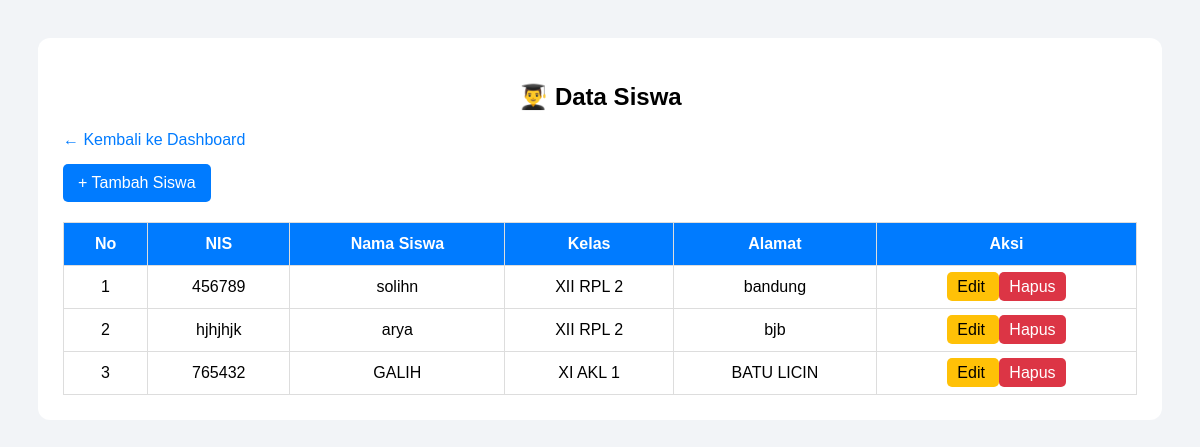
The app's page /absensi_siswa/siswa.php with its own data.
### tables this page shows
CREATE TABLE `siswa` (
  `id_siswa` int(11) NOT NULL,
  `nis` varchar(20) NOT NULL,
  `nama_siswa` varchar(100) NOT NULL,
  `id_kelas` int(11) NOT NULL,
  `alamat` text DEFAULT NULL
);

CREATE TABLE `kelas` (
  `id_kelas` int(11) NOT NULL,
  `nama_kelas` varchar(50) NOT NULL,
  `jurusan` varchar(50) NOT NULL
);

### absensi_siswa/siswa.php (the view, shortened to what this page needs)
<?php
include "koneksi.php";
$query = mysqli_query($koneksi, "
    SELECT siswa.*, kelas.nama_kelas
    FROM siswa
    LEFT JOIN kelas ON siswa.id_kelas = kelas.id_kelas
");
?>
<!DOCTYPE html>
<html lang="id">
<head>
</head>
<body>
<div class="container">
    <h2>👨‍🎓 Data Siswa</h2>
    <a href="dashboard.php" class="kembali">
        ← Kembali ke Dashboard
    </a>
    <br>
    <a href="tambah_siswa.php" class="tambah">
        + Tambah Siswa
    </a>
    <table>
        <tr>
            <th>No</th>
            <th>NIS</th>
            <th>Nama Siswa</th>
            <th>Kelas</th>
            <th>Alamat</th>
            <th>Aksi</th>
        </tr>
        <?php
        $no = 1;
        while ($data = mysqli_fetch_assoc($query)) {
        ?>
        <tr>
            <td><?= $no++; ?></td>
            <td><?= $data['nis']; ?></td>
            <td><?= $data['nama_siswa']; ?></td>
            <td><?= $data['nama_kelas']; ?></td>
            <td><?= $data['alamat']; ?></td>
            <td>
                <a href="edit_siswa.php?id=<?= $data['id_siswa']; ?>"
                   class="edit">
                    Edit
                </a>
                <a href="hapus_siswa.php?id=<?= $data['id_siswa']; ?>"
                   class="hapus"
                   onclick="return confirm('Yakin ingin menghapus siswa ini?')">
                    Hapus
                </a>
            </td>
        </tr>
        <?php } ?>
    </table>
</div>
</body>
</html>

### absensi_siswa/siswa.php (style rules this page uses)
body { font-family: Arial, sans-serif; background: #f2f4f7; padding: 30px; }
.container { background: white; padding: 25px; border-radius: 12px; overflow-x: auto; }
h2 { text-align: center; }
.tambah { display: inline-block; background: #007bff; color: white; padding: 10px 15px; border-radius: 5px; text-decoration: none; margin-top: 15px; }
table { width: 100%; border-collapse: collapse; margin-top: 20px; }
th, td { padding: 12px; border: 1px solid #ddd; text-align: center; }
th { background: #007bff; color: white; }
.edit { background: #ffc107; color: black; padding: 6px 10px; border-radius: 5px; text-decoration: none; }
.hapus { background: #dc3545; color: white; padding: 6px 10px; border-radius: 5px; text-decoration: none; }
.kembali { text-decoration: none; color: #007bff; }

### records on screen
siswa: nis "456789", nama_siswa "solihn", id_kelas.nama_kelas "XII RPL 2", alamat "bandung"
siswa: nis "hjhjhjk", nama_siswa "arya", id_kelas.nama_kelas "XII RPL 2", alamat "bjb"
siswa: nis "765432", nama_siswa "GALIH", id_kelas.nama_kelas "XI AKL 1", alamat "BATU LICIN"
